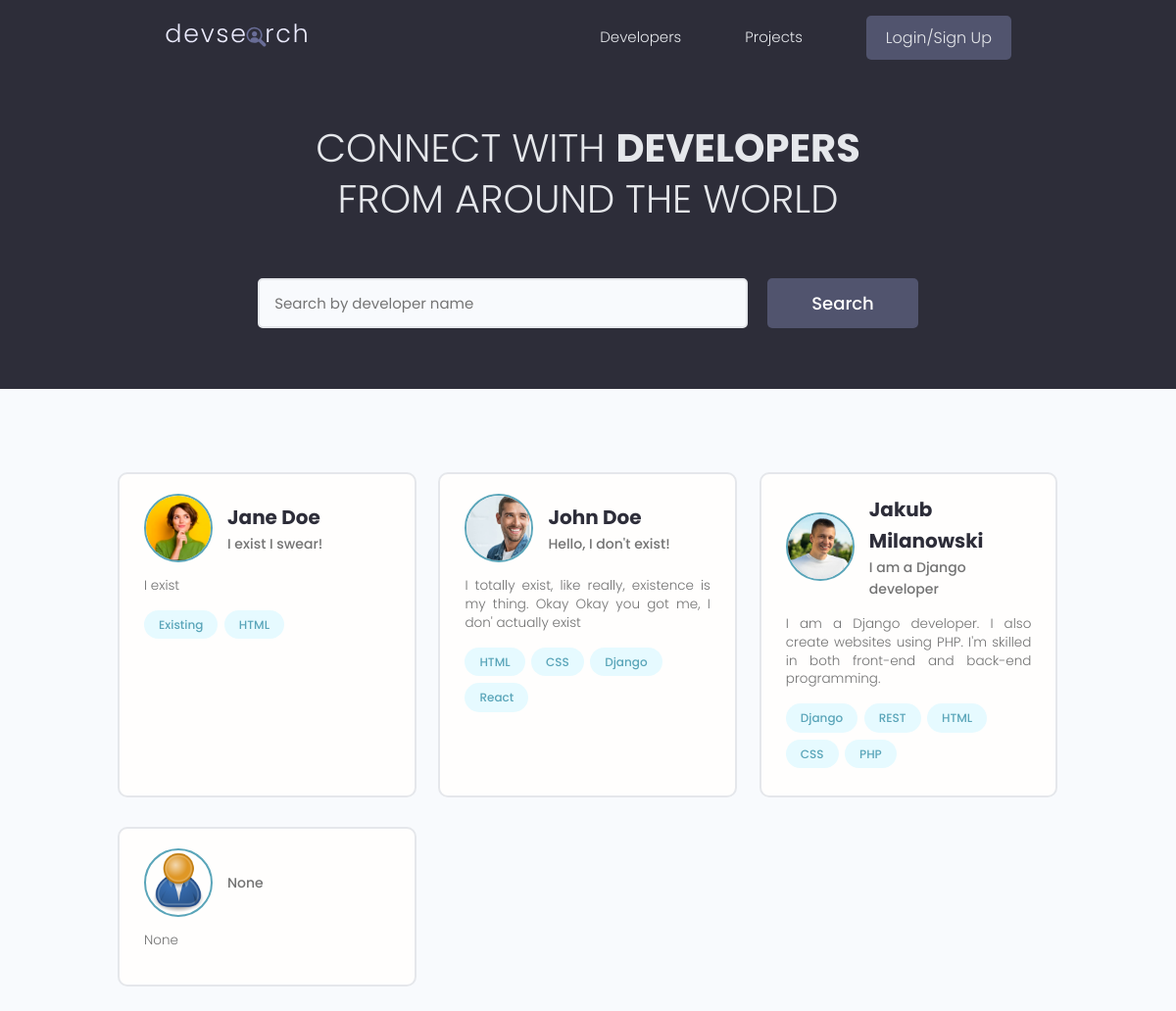
The page / on the database its author committed.
### users/models.py (models this page shows, shortened)
class Profile(models.Model):
    user = models.OneToOneField(User, on_delete=models.CASCADE, null=True, blank=True)
    name = models.CharField(max_length = 200, blank=True, null=True)
    email = models.EmailField(max_length=500, blank=True, null=True)
    username = models.CharField(max_length = 200, blank=True, null=True)
    location = models.CharField(max_length = 200, blank=True, null=True)
    short_intro = models.CharField(max_length = 200, blank=True, null=True)
    bio = models.TextField(blank = True, null = True)
    profile_image = models.ImageField(null = True, blank = True, upload_to = 'profiles/', default =  'profiles/user-default.png')
    social_github = models.CharField(max_length = 200, blank=True, null=True)
    social_twitter = models.CharField(max_length = 200, blank=True, null=True)
    social_linkedin = models.CharField(max_length = 200, blank=True, null=True)
    social_youtube = models.CharField(max_length = 200, blank=True, null=True)
    social_website = models.CharField(max_length = 200, blank=True, null=True)
    created = models.DateTimeField(auto_now_add=True)
    id = models.UUIDField(default = uuid.uuid4, unique=True, primary_key = True, editable=False)
    @property
    def imageURL(self):
        try:
            url = self.profile_image.url
        except:
            url = ''
        return url

class Skill(models.Model):
    owner = models.ForeignKey(Profile, on_delete = models.CASCADE, null=True, blank=True)
    name = models.CharField(max_length = 200, blank=True, null=True)
    description = models.TextField(null=True, blank=True)
    created = models.DateTimeField(auto_now_add=True)
    id = models.UUIDField(default = uuid.uuid4, unique=True, primary_key = True, editable=False)
    def __str__(self):
        return str(self.name)

### users/views.py (the view)
# urls.py: path('', views.profiles, name="profiles"),
def profiles(request):
    profiles, search_query = searchProfiles(request)
    custom_range, profiles = paginateProfiles(request, profiles, 6)
    context = {'profiles' : profiles, 'search_query' : search_query, 'custom_range' : custom_range}
    return render(request, 'users/profiles.html', context)

### users/utils.py (called while the page is built)
def paginateProfiles(request, profiles, results):
    page = request.GET.get('page')
    paginator = Paginator(profiles, results)
    try:
        profiles = paginator.page(page)
    except PageNotAnInteger:
        page = 1
        profiles = paginator.page(page)
    except EmptyPage:
        page = paginator.num_pages
        profiles = paginator.page(page)
    leftIndex = (int(page) - 4)
    if leftIndex < 1:
        leftIndex = 1
    rightIndex = (int(page) + 5)
    if rightIndex > paginator.num_pages:
        rightIndex = paginator.num_pages + 1
    custom_range = range(leftIndex, rightIndex)
    return custom_range, profiles

def searchProfiles(request):
    search_query = ''
    if request.GET.get('search_query'):
        search_query = request.GET.get('search_query')
    skills = Skill.objects.filter(name__icontains=search_query)
    profiles = Profile.objects.distinct().filter( Q(name__icontains=search_query) | Q(short_intro__icontains=search_query) | Q(skill__in=skills))
    return profiles, search_query

### users/templates/users/profiles.html (shortened to what this page needs)
{% extends 'main.html' %}
{% block content %}
<main class="home">
  <section class="hero-section text-center">
    <div class="container container--narrow">
      <div class="hero-section__box">
        <h2>CONNECT WITH <span>DEVELOPERS</span></h2>
        <h2>FROM AROUND THE WORLD</h2>
      </div>
      <div class="hero-section__search">
        <form id="searchForm" class="form" action="{% url 'profiles' %}" method="get">
          <div class="form__field">
            <input class="input input--text" id="formInput#search" type="text" name="search_query" value="{{search_query}}"
              placeholder="Search by developer name" />
          </div>
          <input class="btn btn--sub btn--lg" type="submit" value="Search" />
        </form>
      </div>
    </div>
  </section>
  <section class="devlist">
    <div class="container">
      <div class="grid grid--three">
        {% for profile in profiles %}
        <div class="column card">
          <div class="dev">
            <a href="{% url 'user-profile' profile.id %}" class="card__body">
              <div class="dev__profile">
                <img class="avatar avatar--md" src="{{ profile.imageURL }}" alt="image" />
                <div class="dev__meta">
                  <h3>{{profile.name}}</h3>
                  <h5>{{profile.short_intro|slice:"60"}}</h5>
                </div>
              </div>
              <p class="dev__info">
                {{profile.bio|slice:"150"}}
              </p>
              <div class="dev__skills">
                {% for skill in profile.skill_set.all|slice:"5" %}
                <span class="tag tag--pill tag--main">
                  <small>{{ skill }}</small>
                </span>
                {% endfor %}
              </div>
            </a>
          </div>
        </div>
        {% endfor %}
      </div>
    </div>
  </section>
</main>
{% endblock %}

### static/styles/app.css (style rules this page uses)
:root { --color-sub: #2d2d39; }
.btn--sub { background-color: var(--color-sub-light); }
.card { border: 2px solid var(--color-light); }
img { width: 100%; }
.hero-section { height: 40vh; display: flex; align-items: center; background-color: var(--color-sub); }
.hero-section__box { margin-bottom: 4rem; }
.hero-section__box > h2, .hero-section__box > h2 > span { font-size: 4rem; color: var(--color-light); line-height: 1.3; text-transform: uppercase; }
.hero-section__box > h2 { font-weight: 300; }
.hero-section__box > h2 > span { font-weight: 700; }
.hero-section__search > .form { display: flex; align-items: center; justify-content: center; gap: 2rem; }
.hero-section__search > .form input.input--text { width: 50rem; }
.devlist { margin-top: 8rem; }
.devlist .grid { align-items: stretch; }
.devlist .dev .dev__profile { display: flex; align-items: center; gap: 1.5rem; }
.devlist .dev .dev__meta h3 { color: var(--color-sub); font-size: 2rem; font-weight: 700; }
.devlist .dev .dev__meta h5 { color: var(--color-text); font-size: 1.4rem; font-weight: 500; }
.devlist .dev .dev__info { margin: 1.5rem 0; font-size: 1.35rem; line-height: 1.4; text-align: justify; }

### static/uikit/styles/modules/_variables.css (style rules this page uses)
:root { --color-main: #5aa5b9; --color-main-light: #e6faff; --color-sub: #3f4156; --color-sub-light: #51546e; --color-sub-lighter: #ededfd; --color-text: #737373; --color-gray: #8b8b8b; --color-light: #e5e7eb; --color-light-gray: #767676; --color-bg: #f8fafd; --color-white: #fffefd; --color-white-light: #f3f3f3; --color-success: #359e64; --color-success-bg: #def8e8; --color-error: #fc4b0b; --color-error-bg: #fff2ee; --font-base: 'Poppins', arial, helvetica, 'Segoe UI', roboto, ubuntu, sans-serif; --font-monospace: 'Fira Code', 'Courier New', courier, monospace; --font-regular: 300; --font-medium: 500; --font-bold: 700; --generic-shadow: 1px 1px 5px #00000010; --generic-transition: all 0.3s ease-in-out; }

### static/uikit/styles/modules/_base.css (style rules this page uses)
* { margin: 0; padding: 0; box-sizing: border-box; text-rendering: optimizeLegibility; color: inherit; font-size: inherit; }
html { font-size: 50%; }
@media only screen and (min-width: 480px) { html { font-size: 56.25%; } }
@media only screen and (min-width: 1200px) { html { font-size: 62.5%; } }
body { line-height: 1.6; font-weight: 400; font-size: 1.5rem; color: var(--color-text); background-color: var(--color-bg); min-height: 100vh; }

### static/uikit/styles/modules/_typography.css (style rules this page uses)
* { font-family: var(--font-base); }
h2 { font-size: 3.6rem; font-weight: var(--font-bold); }
h3 { font-size: 3.2rem; font-weight: var(--font-medium); }
h5 { font-size: 2.4rem; font-weight: var(--font-medium); }
h5, h6 { font-weight: var(--font-regular); }
p, span, strong { font-size: 1.6rem; color: var(--color-text); font-weight: var(--font-regular); }
a { padding-bottom: 2px; text-decoration: none; display: inline-block; color: var(--color-main); font-weight: var(--font-medium); }

### static/uikit/styles/modules/_utilities.css (style rules this page uses)
.container { width: 92%; max-width: 165rem; margin: 0 auto; box-sizing: border-box; }
.container--narrow { width: 92%; max-width: 120rem; }
@media screen and (min-width: 1000px) { .container { width: 90%; } }
@media screen and (min-width: 1000px) { .container--narrow { width: 85%; } }
@media screen and (min-width: 1200px) { .container { width: 80%; } }
@media screen and (min-width: 1200px) { .container--narrow { width: 72%; } }
.text-center { text-align: center; }

### static/uikit/styles/modules/_avatar.css (style rules this page uses)
.avatar { border-radius: 50%; border: 2px solid var(--color-main); object-fit: cover; }
.avatar--md { height: 7rem; width: 7rem; }

### static/uikit/styles/modules/_button.css (style rules this page uses)
.btn { display: inline-block; position: relative; cursor: pointer; background-color: var(--color-light); font-weight: var(--font-medium); color: var(--color-sub); text-decoration: none; padding: 1rem 2rem; border-radius: 0.5rem; border: none; width: -webkit-fit-content; width: -moz-fit-content; width: fit-content; height: -webkit-fit-content; height: -moz-fit-content; height: fit-content; font-size: 1.6rem; outline-width: 0; outline-color: transparent; -webkit-backface-visibility: hidden; backface-visibility: hidden; transition: all 0.3s ease-in-out; }
.btn--sub { background-color: var(--color-sub); color: var(--color-white); }
.btn--lg { font-size: 1.8rem; padding: 1.2rem 4.5rem; }

### static/uikit/styles/modules/_card.css (style rules this page uses)
.card { border-radius: 1rem; background-color: var(--color-white); border: 1.5px solid var(--color-light); width: auto; height: auto; margin-top: 0.5rem; margin-bottom: 0.5rem; overflow: hidden; }
.card__body, .card__header { padding: 2rem 2.5rem; }

### rows shown on the page
Profile: imageURL (picture), name "Jane Doe", short_intro "I exist I swear!", bio "I exist"
Skill: name "Existing"
Skill: name "HTML"
Profile: imageURL (picture), name "John Doe", short_intro "Hello, I don't exist!", bio "I totally exist, like really, existence is my thing. Okay Okay you got me, I don' actually exist"
Skill: name "HTML"
Skill: name "CSS"
Skill: name "Django"
Skill: name "React"
Profile: imageURL (picture), name "Jakub Milanowski", short_intro "I am a Django developer", bio "I am a Django developer. I also create websites using PHP. I'm skilled in both front-end and back-end programming."
Skill: name "Django"
Skill: name "REST"
Skill: name "HTML"
Skill: name "CSS"
Skill: name "PHP"
Profile: imageURL (placeholder picture), short_intro "None", bio "None"
